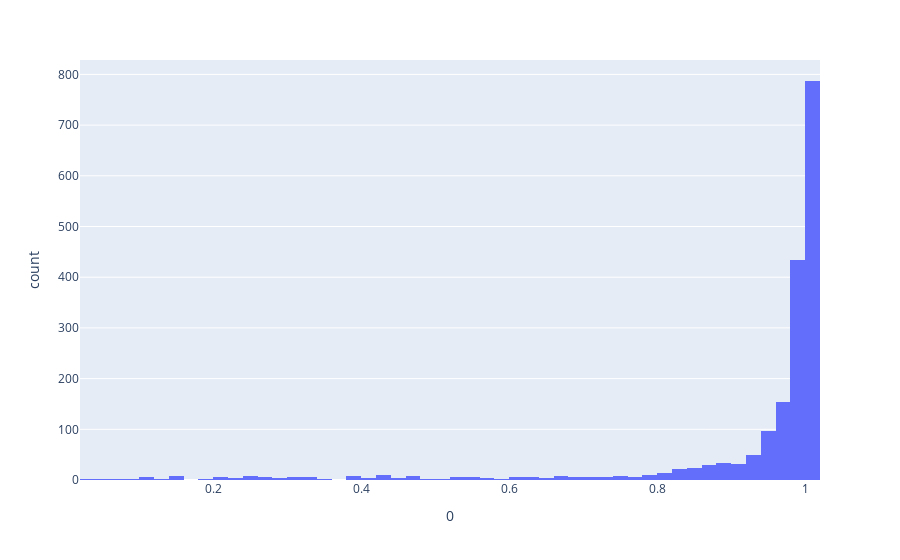

Notebook code for this chart:
### Code cell
import plotly.express as px
fig = px.histogram(y_pred_proba, x=0)
fig.show()

### Figure 1 — Plotly figure (JSON) as saved in the notebook; plotly's stock layout.template omitted (floating-point values rounded to 4 significant figures; data arrays with more than 128 entries replaced by an {"elided": "..."} marker saying what was removed)
{"data": [{"alignmentgroup": "True", "bingroup": "x", "hovertemplate": "0=%{x}<br>count=%{y}<extra></extra>", "legendgroup": "", "marker": {"color": "#636efa", "pattern": {"shape": ""}}, "name": "", "offsetgroup": "", "orientation": "v", "showlegend": false, "type": "histogram", "x": {"elided": "1847 float values"}, "xaxis": "x", "yaxis": "y"}], "layout": {"barmode": "relative", "legend": {"tracegroupgap": 0}, "margin": {"t": 60}, "xaxis": {"anchor": "y", "domain": [0, 1], "title": {"text": "0"}}, "yaxis": {"anchor": "x", "domain": [0, 1], "title": {"text": "count"}}}}
